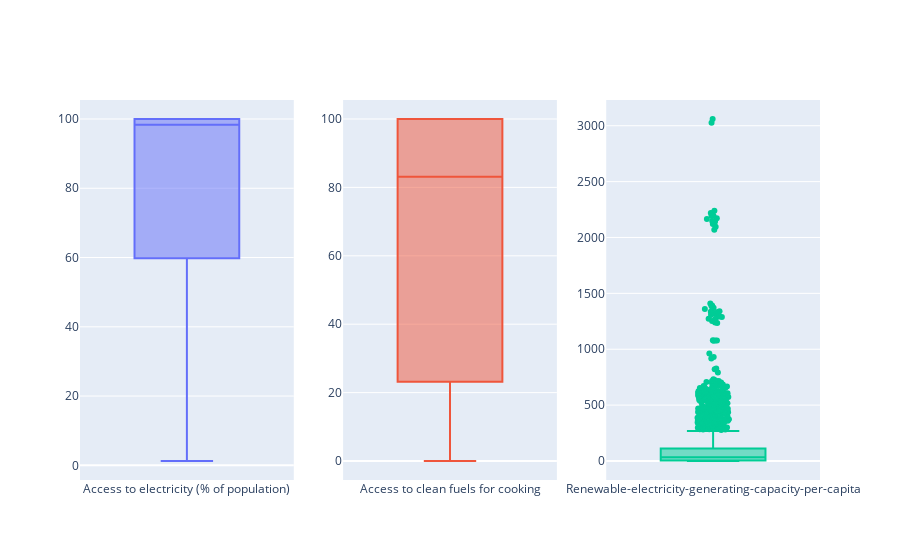

The cell this chart's notebook holds for it:
### Code cell
# permet de sélectionner le nombre de colones à afficher
cols = col[5:9]
print(cols)

fig = make_subplots(rows=1, cols=len(cols))
for i, var in enumerate(cols):
    fig.add_trace(
        go.Box(y=df_energy[var],
        name=var),
        row=1, 
        col=i+1,
        
            )
fig.update_layout(showlegend=False)
fig.update_traces(boxpoints='outliers', jitter=.3)

### Figure 1 — Plotly figure (JSON) as saved in the notebook; plotly's stock layout.template omitted (floating-point values rounded to 4 significant figures; data arrays with more than 128 entries replaced by an {"elided": "..."} marker saying what was removed)
{"data": [{"boxpoints": "outliers", "jitter": 0.3, "name": "Access to electricity (% of population)", "type": "box", "xaxis": "x", "y": {"elided": "3649 float values"}, "yaxis": "y"}, {"boxpoints": "outliers", "jitter": 0.3, "name": "Access to clean fuels for cooking", "type": "box", "xaxis": "x2", "y": {"elided": "3649 float values"}, "yaxis": "y2"}, {"boxpoints": "outliers", "jitter": 0.3, "name": "Renewable-electricity-generating-capacity-per-capita", "type": "box", "xaxis": "x3", "y": {"elided": "3649 float values"}, "yaxis": "y3"}], "layout": {"showlegend": false, "xaxis": {"anchor": "y", "domain": [0, 0.2889]}, "xaxis2": {"anchor": "y2", "domain": [0.3556, 0.6444]}, "xaxis3": {"anchor": "y3", "domain": [0.7111, 1]}, "yaxis": {"anchor": "x", "domain": [0, 1]}, "yaxis2": {"anchor": "x2", "domain": [0, 1]}, "yaxis3": {"anchor": "x3", "domain": [0, 1]}}}
